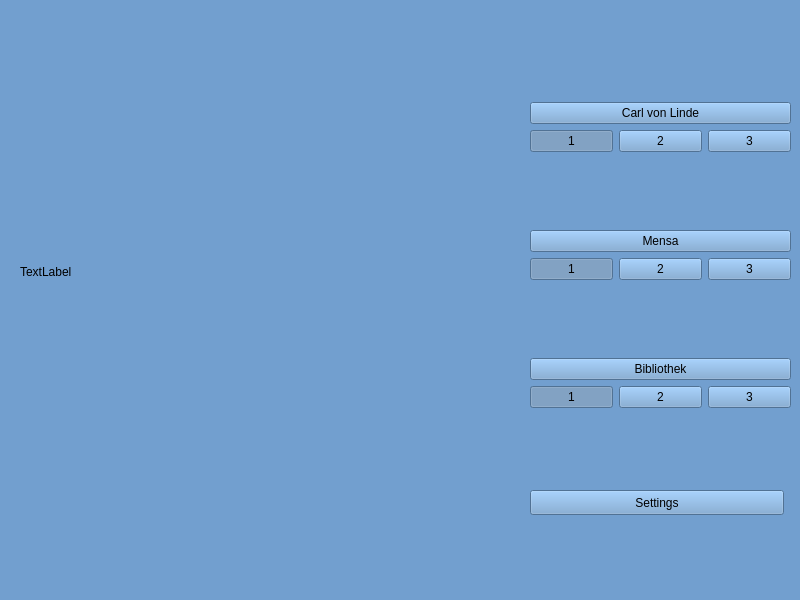
<?xml version="1.0" encoding="UTF-8"?>
<ui version="4.0">
 <class>MainWindow</class>
 <widget class="QMainWindow" name="MainWindow">
  <property name="geometry">
   <rect>
    <x>0</x>
    <y>0</y>
    <width>800</width>
    <height>600</height>
   </rect>
  </property>
  <property name="windowTitle">
   <string>MainWindow</string>
  </property>
  <property name="styleSheet">
   <string notr="true">background-color:rgb(114, 159, 207)</string>
  </property>
  <widget class="QWidget" name="centralwidget">
   <property name="styleSheet">
    <string notr="true"/>
   </property>
   <widget class="QStackedWidget" name="stackedWidget">
    <property name="geometry">
     <rect>
      <x>0</x>
      <y>0</y>
      <width>800</width>
      <height>576</height>
     </rect>
    </property>
    <widget class="QWidget" name="page">
     <widget class="QPushButton" name="settings_button">
      <property name="geometry">
       <rect>
        <x>530</x>
        <y>490</y>
        <width>254</width>
        <height>25</height>
       </rect>
      </property>
      <property name="text">
       <string>Settings</string>
      </property>
     </widget>
     <widget class="QLabel" name="label_pic">
      <property name="geometry">
       <rect>
        <x>20</x>
        <y>30</y>
        <width>501</width>
        <height>484</height>
       </rect>
      </property>
      <property name="text">
       <string>TextLabel</string>
      </property>
     </widget>
     <widget class="QWidget" name="layoutWidget">
      <property name="geometry">
       <rect>
        <x>530</x>
        <y>30</y>
        <width>261</width>
        <height>451</height>
       </rect>
      </property>
      <layout class="QVBoxLayout" name="verticalLayout_4">
       <item>
        <layout class="QVBoxLayout" name="verticalLayout">
         <item>
          <widget class="QPushButton" name="cvl_button">
           <property name="text">
            <string>Carl von Linde</string>
           </property>
          </widget>
         </item>
         <item>
          <layout class="QHBoxLayout" name="horizontalLayout">
           <item>
            <widget class="QPushButton" name="cvl_lv_1_button">
             <property name="text">
              <string>1</string>
             </property>
             <property name="checkable">
              <bool>true</bool>
             </property>
             <property name="checked">
              <bool>true</bool>
             </property>
            </widget>
           </item>
           <item>
            <widget class="QPushButton" name="cvl_lv_2_button">
             <property name="text">
              <string>2</string>
             </property>
             <property name="checkable">
              <bool>true</bool>
             </property>
            </widget>
           </item>
           <item>
            <widget class="QPushButton" name="cvl_lv_3_button">
             <property name="text">
              <string>3</string>
             </property>
             <property name="checkable">
              <bool>true</bool>
             </property>
            </widget>
           </item>
          </layout>
         </item>
        </layout>
       </item>
       <item>
        <layout class="QVBoxLayout" name="verticalLayout_2">
         <item>
          <widget class="QPushButton" name="projektbeschreibung">
           <property name="text">
            <string>Mensa</string>
           </property>
          </widget>
         </item>
         <item>
          <layout class="QHBoxLayout" name="horizontalLayout_2">
           <item>
            <widget class="QPushButton" name="mensa_lv_1_button">
             <property name="text">
              <string>1</string>
             </property>
             <property name="checkable">
              <bool>true</bool>
             </property>
             <property name="checked">
              <bool>true</bool>
             </property>
            </widget>
           </item>
           <item>
            <widget class="QPushButton" name="mensa_lv_2_button">
             <property name="text">
              <string>2</string>
             </property>
             <property name="checkable">
              <bool>true</bool>
             </property>
            </widget>
           </item>
           <item>
            <widget class="QPushButton" name="mensa_lv_3_button">
             <property name="text">
              <string>3</string>
             </property>
             <property name="checkable">
              <bool>true</bool>
             </property>
            </widget>
           </item>
          </layout>
         </item>
        </layout>
       </item>
       <item>
        <layout class="QVBoxLayout" name="verticalLayout_3">
         <item>
          <widget class="QPushButton" name="bibliothek_button">
           <property name="text">
            <string>Bibliothek</string>
           </property>
          </widget>
         </item>
         <item>
          <layout class="QHBoxLayout" name="horizontalLayout_3">
           <item>
            <widget class="QPushButton" name="bib_lv_1_button">
             <property name="text">
              <string>1</string>
             </property>
             <property name="checkable">
              <bool>true</bool>
             </property>
             <property name="checked">
              <bool>true</bool>
             </property>
            </widget>
           </item>
           <item>
            <widget class="QPushButton" name="bib_lv_2_button">
             <property name="text">
              <string>2</string>
             </property>
             <property name="checkable">
              <bool>true</bool>
             </property>
            </widget>
           </item>
           <item>
            <widget class="QPushButton" name="bib_lv_3_button">
             <property name="text">
              <string>3</string>
             </property>
             <property name="checkable">
              <bool>true</bool>
             </property>
            </widget>
           </item>
          </layout>
         </item>
        </layout>
       </item>
      </layout>
     </widget>
    </widget>
    <widget class="QWidget" name="widget"/>
    <widget class="QWidget" name="page_2">
     <property name="styleSheet">
      <string notr="true">background-color:rgb(252, 233, 79)</string>
     </property>
    </widget>
   </widget>
  </widget>
  <widget class="QMenuBar" name="menubar">
   <property name="geometry">
    <rect>
     <x>0</x>
     <y>0</y>
     <width>800</width>
     <height>22</height>
    </rect>
   </property>
  </widget>
  <widget class="QStatusBar" name="statusbar"/>
 </widget>
 <resources/>
 <connections/>
</ui>
